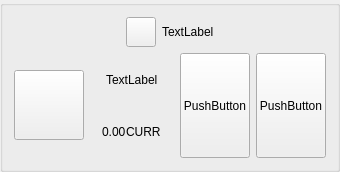
           <widget class="QGroupBox" name="player1">
            <property name="maximumSize">
             <size>
              <width>340</width>
              <height>16777215</height>
             </size>
            </property>
            <layout class="QHBoxLayout" name="horizontalLayout_28">
             <item>
              <layout class="QVBoxLayout" name="verticalLayout_19">
               <item>
                <layout class="QHBoxLayout" name="horizontalLayout_56">
                 <item>
                  <spacer name="horizontalSpacer_19">
                   <property name="orientation">
                    <enum>Qt::Horizontal</enum>
                   </property>
                   <property name="sizeHint" stdset="0">
                    <size>
                     <width>40</width>
                     <height>20</height>
                    </size>
                   </property>
                  </spacer>
                 </item>
                 <item>
                  <layout class="QHBoxLayout" name="horizontalLayout_68">
                   <item>
                    <widget class="QPushButton" name="dealer_player1">
                     <property name="minimumSize">
                      <size>
                       <width>30</width>
                       <height>30</height>
                      </size>
                     </property>
                     <property name="maximumSize">
                      <size>
                       <width>30</width>
                       <height>30</height>
                      </size>
                     </property>
                     <property name="text">
                      <string/>
                     </property>
                    </widget>
                   </item>
                  </layout>
                 </item>
                 <item>
                  <layout class="QHBoxLayout" name="horizontalLayout_69">
                   <item>
                    <widget class="QLabel" name="name_player1">
                     <property name="text">
                      <string>TextLabel</string>
                     </property>
                    </widget>
                   </item>
                  </layout>
                 </item>
                 <item>
                  <spacer name="horizontalSpacer_20">
                   <property name="orientation">
                    <enum>Qt::Horizontal</enum>
                   </property>
                   <property name="sizeHint" stdset="0">
                    <size>
                     <width>40</width>
                     <height>20</height>
                    </size>
                   </property>
                  </spacer>
                 </item>
                </layout>
               </item>
               <item>
                <layout class="QHBoxLayout" name="horizontalLayout_35">
                 <item>
                  <widget class="QPushButton" name="icon_player1">
                   <property name="minimumSize">
                    <size>
                     <width>70</width>
                     <height>70</height>
                    </size>
                   </property>
                   <property name="maximumSize">
                    <size>
                     <width>70</width>
                     <height>70</height>
                    </size>
                   </property>
                   <property name="text">
                    <string/>
                   </property>
                  </widget>
                 </item>
                 <item>
                  <layout class="QVBoxLayout" name="verticalLayout_20">
                   <property name="spacing">
                    <number>0</number>
                   </property>
                   <item>
                    <layout class="QHBoxLayout" name="horizontalLayout_36">
                     <item>
                      <spacer name="horizontalSpacer_41">
                       <property name="orientation">
                        <enum>Qt::Horizontal</enum>
                       </property>
                       <property name="sizeHint" stdset="0">
                        <size>
                         <width>40</width>
                         <height>20</height>
                        </size>
                       </property>
                      </spacer>
                     </item>
                     <item>
                      <widget class="QLabel" name="label_32">
                       <property name="text">
                        <string>TextLabel</string>
                       </property>
                      </widget>
                     </item>
                     <item>
                      <spacer name="horizontalSpacer_42">
                       <property name="orientation">
                        <enum>Qt::Horizontal</enum>
                       </property>
                       <property name="sizeHint" stdset="0">
                        <size>
                         <width>40</width>
                         <height>20</height>
                        </size>
                       </property>
                      </spacer>
                     </item>
                    </layout>
                   </item>
                   <item>
                    <layout class="QHBoxLayout" name="horizontalLayout_37">
                     <item>
                      <spacer name="horizontalSpacer_43">
                       <property name="orientation">
                        <enum>Qt::Horizontal</enum>
                       </property>
                       <property name="sizeHint" stdset="0">
                        <size>
                         <width>40</width>
                         <height>20</height>
                        </size>
                       </property>
                      </spacer>
                     </item>
                     <item>
                      <widget class="QLabel" name="label_33">
                       <property name="text">
                        <string>0.00</string>
                       </property>
                      </widget>
                     </item>
                     <item>
                      <widget class="QLabel" name="label_34">
                       <property name="text">
                        <string>CURR</string>
                       </property>
                      </widget>
                     </item>
                     <item>
                      <spacer name="horizontalSpacer_44">
                       <property name="orientation">
                        <enum>Qt::Horizontal</enum>
                       </property>
                       <property name="sizeHint" stdset="0">
                        <size>
                         <width>40</width>
                         <height>20</height>
                        </size>
                       </property>
                      </spacer>
                     </item>
                    </layout>
                   </item>
                  </layout>
                 </item>
                 <item>
                  <widget class="QPushButton" name="pushButton_32">
                   <property name="minimumSize">
                    <size>
                     <width>70</width>
                     <height>105</height>
                    </size>
                   </property>
                   <property name="text">
                    <string>PushButton</string>
                   </property>
                  </widget>
                 </item>
                 <item>
                  <widget class="QPushButton" name="pushButton_31">
                   <property name="minimumSize">
                    <size>
                     <width>70</width>
                     <height>105</height>
                    </size>
                   </property>
                   <property name="text">
                    <string>PushButton</string>
                   </property>
                  </widget>
                 </item>
                </layout>
               </item>
              </layout>
             </item>
             <item>
              <spacer name="horizontalSpacer_22">
               <property name="orientation">
                <enum>Qt::Horizontal</enum>
               </property>
               <property name="sizeHint" stdset="0">
                <size>
                 <width>40</width>
                 <height>20</height>
                </size>
               </property>
              </spacer>
             </item>
            </layout>
           </widget>
